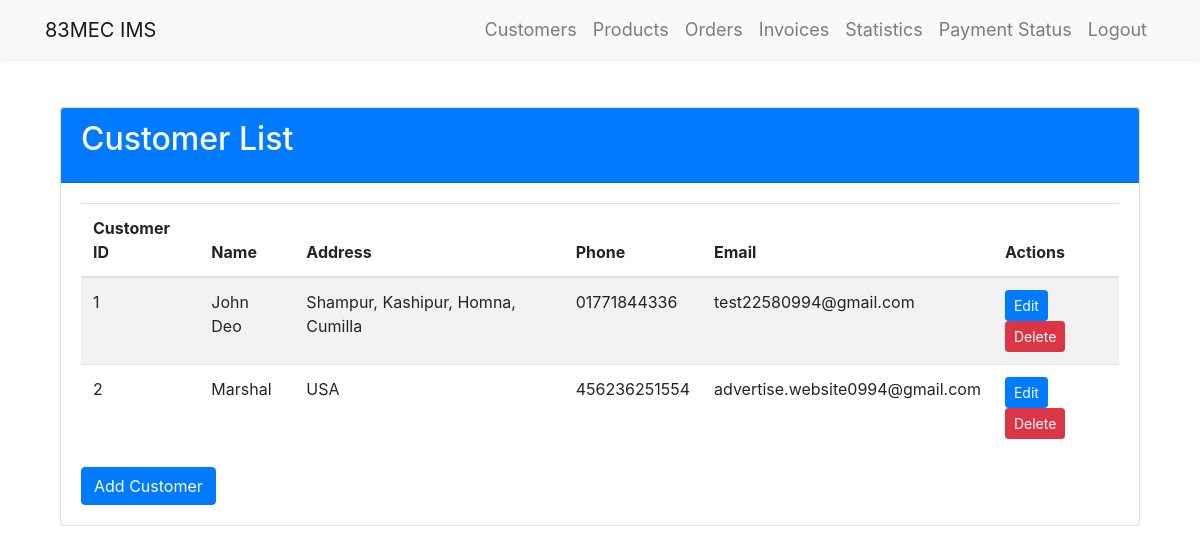
The app's page /customer_list/ (signed in) with its own data.
### ims_app/models.py (models this page shows, shortened)
class Customer(models.Model):
    customer_id = models.AutoField(primary_key=True)
    name = models.CharField(max_length=255)
    address = models.CharField(max_length=255)
    phone = models.CharField(max_length=20)
    email = models.EmailField(unique=True)

### ims_app/views.py (the view)
# urls.py: path('customer_list/', views.customer_list, name='customer_list'),
@login_required
def customer_list(request):
    customers = Customer.objects.all()
    return render(request, 'customer/customer_list.html', {'customers': customers})

### templates/customer/customer_list.html (shortened to what this page needs)
{% extends 'base.html' %}
{% block content %}
<div class="container mt-5">
    <div class="row justify-content-center">
        <div class="col-md-12">
            <div class="card">
                <div class="card-header bg-primary text-white">
                    <h2 class="card-title">Customer List</h2>
                </div>
                <div class="card-body">
                    <div class="table-responsive">
                        <table class="table table-striped">
                            <thead>
                                <tr>
                                    <th scope="col">Customer ID</th>
                                    <th scope="col">Name</th>
                                    <th scope="col">Address</th>
                                    <th scope="col">Phone</th>
                                    <th scope="col">Email</th>
                                    <th scope="col">Actions</th>
                                </tr>
                            </thead>
                            <tbody>
                                {% for customer in customers %}
                                    <tr>
                                        <td>{{ customer.customer_id }}</td>
                                        <td>{{ customer.name }}</td>
                                        <td>{{ customer.address }}</td>
                                        <td>{{ customer.phone }}</td>
                                        <td>{{ customer.email }}</td>
                                        <td>
                                            <a href="{% url 'edit_customer' customer.customer_id %}" class="btn btn-sm btn-primary">Edit</a>
                                            <a href="{% url 'delete_customer' customer.customer_id %}" class="btn btn-sm btn-danger">Delete</a>
                                        </td>
                                    </tr>
                                {% endfor %}
                            </tbody>
                        </table>
                    </div>
                    <a href="{% url 'add_customer' %}" class="btn btn-primary">Add Customer</a>
                </div>
            </div>
        </div>
    </div>
</div>
{% endblock %}

### records on screen
Customer: customer_id "1", name "John Deo", address "Shampur, Kashipur, Homna, Cumilla", phone "01771844336", email "test22580994@gmail.com"
Customer: customer_id "2", name "Marshal", address "USA", phone "456236251554", email "advertise.website0994@gmail.com"
